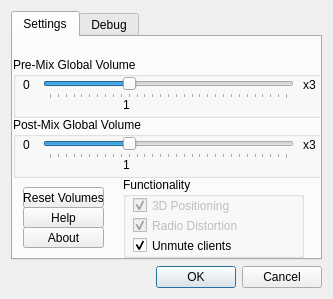
<?xml version="1.0" encoding="UTF-8"?>
<ui version="4.0">
 <class>MainWindow</class>
 <widget class="QDialog" name="MainWindow">
  <property name="geometry">
   <rect>
    <x>0</x>
    <y>0</y>
    <width>333</width>
    <height>299</height>
   </rect>
  </property>
  <property name="windowTitle">
   <string>ACRE Configuration &amp; Testing</string>
  </property>
  <layout class="QVBoxLayout" name="verticalLayout">
   <item>
    <widget class="QTabWidget" name="tabWidget">
     <property name="currentIndex">
      <number>0</number>
     </property>
     <widget class="QWidget" name="tabSettings">
      <attribute name="title">
       <string>Settings</string>
      </attribute>
      <widget class="QGroupBox" name="globalVolumeBox">
       <property name="geometry">
        <rect>
         <x>0</x>
         <y>80</y>
         <width>311</width>
         <height>61</height>
        </rect>
       </property>
       <property name="title">
        <string>Post-Mix Global Volume</string>
       </property>
       <widget class="QSlider" name="globalVolumeSlider">
        <property name="geometry">
         <rect>
          <x>30</x>
          <y>20</y>
          <width>251</width>
          <height>22</height>
         </rect>
        </property>
        <property name="minimum">
         <number>0</number>
        </property>
        <property name="maximum">
         <number>300</number>
        </property>
        <property name="pageStep">
         <number>1</number>
        </property>
        <property name="value">
         <number>100</number>
        </property>
        <property name="orientation">
         <enum>Qt::Horizontal</enum>
        </property>
        <property name="tickPosition">
         <enum>QSlider::TicksBelow</enum>
        </property>
        <property name="tickInterval">
         <number>10</number>
        </property>
       </widget>
       <widget class="QLabel" name="label">
        <property name="geometry">
         <rect>
          <x>110</x>
          <y>40</y>
          <width>16</width>
          <height>16</height>
         </rect>
        </property>
        <property name="text">
         <string>1</string>
        </property>
       </widget>
       <widget class="QLabel" name="label_3">
        <property name="geometry">
         <rect>
          <x>10</x>
          <y>20</y>
          <width>16</width>
          <height>16</height>
         </rect>
        </property>
        <property name="text">
         <string>0</string>
        </property>
       </widget>
       <widget class="QLabel" name="label_5">
        <property name="geometry">
         <rect>
          <x>290</x>
          <y>20</y>
          <width>16</width>
          <height>16</height>
         </rect>
        </property>
        <property name="text">
         <string>x3</string>
        </property>
       </widget>
      </widget>
      <widget class="QGroupBox" name="premixGlobalVolumeBox">
       <property name="geometry">
        <rect>
         <x>0</x>
         <y>20</y>
         <width>311</width>
         <height>61</height>
        </rect>
       </property>
       <property name="title">
        <string>Pre-Mix Global Volume</string>
       </property>
       <widget class="QSlider" name="premixGlobalVolumeSlider">
        <property name="geometry">
         <rect>
          <x>30</x>
          <y>20</y>
          <width>251</width>
          <height>22</height>
         </rect>
        </property>
        <property name="minimum">
         <number>0</number>
        </property>
        <property name="maximum">
         <number>300</number>
        </property>
        <property name="singleStep">
         <number>1</number>
        </property>
        <property name="pageStep">
         <number>1</number>
        </property>
        <property name="value">
         <number>100</number>
        </property>
        <property name="orientation">
         <enum>Qt::Horizontal</enum>
        </property>
        <property name="tickPosition">
         <enum>QSlider::TicksBelow</enum>
        </property>
        <property name="tickInterval">
         <number>10</number>
        </property>
       </widget>
       <widget class="QLabel" name="label_2">
        <property name="geometry">
         <rect>
          <x>110</x>
          <y>40</y>
          <width>16</width>
          <height>16</height>
         </rect>
        </property>
        <property name="text">
         <string>1</string>
        </property>
       </widget>
       <widget class="QLabel" name="label_4">
        <property name="geometry">
         <rect>
          <x>10</x>
          <y>20</y>
          <width>16</width>
          <height>16</height>
         </rect>
        </property>
        <property name="text">
         <string>0</string>
        </property>
       </widget>
       <widget class="QLabel" name="label_6">
        <property name="geometry">
         <rect>
          <x>290</x>
          <y>20</y>
          <width>16</width>
          <height>16</height>
         </rect>
        </property>
        <property name="text">
         <string>x3</string>
        </property>
       </widget>
      </widget>
      <widget class="QGroupBox" name="groupBox">
       <property name="geometry">
        <rect>
         <x>110</x>
         <y>140</y>
         <width>181</width>
         <height>81</height>
        </rect>
       </property>
       <property name="title">
        <string>Functionality</string>
       </property>
       <widget class="QCheckBox" name="boxEnablePosition">
        <property name="enabled">
         <bool>false</bool>
        </property>
        <property name="geometry">
         <rect>
          <x>10</x>
          <y>20</y>
          <width>141</width>
          <height>17</height>
         </rect>
        </property>
        <property name="text">
         <string>3D Positioning</string>
        </property>
        <property name="checked">
         <bool>true</bool>
        </property>
       </widget>
       <widget class="QCheckBox" name="boxEnableRadioFilter">
        <property name="enabled">
         <bool>false</bool>
        </property>
        <property name="geometry">
         <rect>
          <x>10</x>
          <y>40</y>
          <width>161</width>
          <height>17</height>
         </rect>
        </property>
        <property name="text">
         <string>Radio Distortion</string>
        </property>
        <property name="checked">
         <bool>true</bool>
        </property>
       </widget>
       <widget class="QCheckBox" name="boxEnableUnmuteClients">
        <property name="enabled">
         <bool>true</bool>
        </property>
        <property name="geometry">
         <rect>
          <x>10</x>
          <y>60</y>
          <width>141</width>
          <height>17</height>
         </rect>
        </property>
        <property name="toolTip">
         <string>This setting will unmute clients as they move channels in Teamspeak.
Only when ACRE2 is not connected to the game.</string>
        </property>
        <property name="text">
         <string>Unmute clients</string>
        </property>
        <property name="checked">
         <bool>true</bool>
        </property>
       </widget>
      </widget>
      <widget class="QPushButton" name="buttonReset">
       <property name="geometry">
        <rect>
         <x>10</x>
         <y>150</y>
         <width>81</width>
         <height>21</height>
        </rect>
       </property>
       <property name="text">
        <string>Reset Volumes</string>
       </property>
      </widget>
      <widget class="QPushButton" name="buttonHelp">
       <property name="geometry">
        <rect>
         <x>10</x>
         <y>170</y>
         <width>81</width>
         <height>21</height>
        </rect>
       </property>
       <property name="text">
        <string>Help</string>
       </property>
      </widget>
      <widget class="QPushButton" name="buttonAbout">
       <property name="geometry">
        <rect>
         <x>10</x>
         <y>190</y>
         <width>81</width>
         <height>21</height>
        </rect>
       </property>
       <property name="text">
        <string>About</string>
       </property>
      </widget>
     </widget>
     <widget class="QWidget" name="tabDebug">
      <property name="enabled">
       <bool>false</bool>
      </property>
      <attribute name="title">
       <string>Debug</string>
      </attribute>
      <widget class="QCheckBox" name="boxAudioTest">
       <property name="geometry">
        <rect>
         <x>10</x>
         <y>10</y>
         <width>141</width>
         <height>17</height>
        </rect>
       </property>
       <property name="text">
        <string>Enable Audio Test</string>
       </property>
      </widget>
      <widget class="QGroupBox" name="groupBox_2">
       <property name="geometry">
        <rect>
         <x>140</x>
         <y>10</y>
         <width>161</width>
         <height>211</height>
        </rect>
       </property>
       <property name="title">
        <string>Test Parameters</string>
       </property>
       <widget class="QDial" name="dialPosition">
        <property name="geometry">
         <rect>
          <x>20</x>
          <y>20</y>
          <width>131</width>
          <height>111</height>
         </rect>
        </property>
       </widget>
       <widget class="QSlider" name="sliderDistance">
        <property name="geometry">
         <rect>
          <x>10</x>
          <y>130</y>
          <width>131</width>
          <height>22</height>
         </rect>
        </property>
        <property name="orientation">
         <enum>Qt::Horizontal</enum>
        </property>
       </widget>
       <widget class="QCheckBox" name="boxRadioFilter">
        <property name="geometry">
         <rect>
          <x>10</x>
          <y>190</y>
          <width>81</width>
          <height>17</height>
         </rect>
        </property>
        <property name="text">
         <string>Radio Filter</string>
        </property>
       </widget>
       <widget class="QSlider" name="sliderVolume">
        <property name="geometry">
         <rect>
          <x>10</x>
          <y>160</y>
          <width>131</width>
          <height>22</height>
         </rect>
        </property>
        <property name="maximum">
         <number>100</number>
        </property>
        <property name="value">
         <number>100</number>
        </property>
        <property name="orientation">
         <enum>Qt::Horizontal</enum>
        </property>
       </widget>
      </widget>
     </widget>
    </widget>
   </item>
   <item>
    <widget class="QDialogButtonBox" name="buttonBox">
     <property name="orientation">
      <enum>Qt::Horizontal</enum>
     </property>
     <property name="standardButtons">
      <set>QDialogButtonBox::Cancel|QDialogButtonBox::Ok</set>
     </property>
    </widget>
   </item>
  </layout>
 </widget>
 <resources>
  <include location="resources.qrc"/>
 </resources>
 <connections>
  <connection>
   <sender>buttonBox</sender>
   <signal>accepted()</signal>
   <receiver>MainWindow</receiver>
   <slot>accept()</slot>
   <hints>
    <hint type="sourcelabel">
     <x>248</x>
     <y>254</y>
    </hint>
    <hint type="destinationlabel">
     <x>157</x>
     <y>274</y>
    </hint>
   </hints>
  </connection>
  <connection>
   <sender>buttonBox</sender>
   <signal>rejected()</signal>
   <receiver>MainWindow</receiver>
   <slot>reject()</slot>
   <hints>
    <hint type="sourcelabel">
     <x>316</x>
     <y>260</y>
    </hint>
    <hint type="destinationlabel">
     <x>286</x>
     <y>274</y>
    </hint>
   </hints>
  </connection>
 </connections>
</ui>
